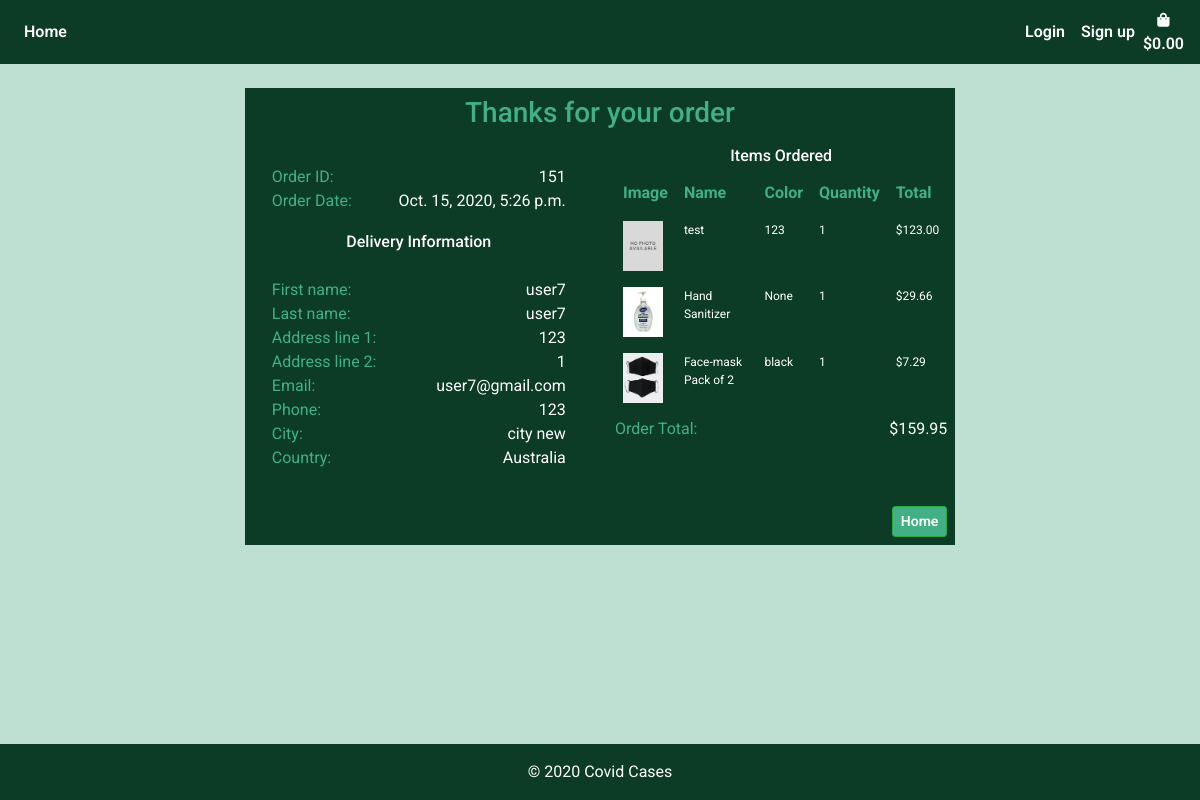
Screenshot of /bag/order_success/151 with the database file from the repository.
### shopping_bag/models.py (models this page shows)
class Order(models.Model):
    customer_profile = models.ForeignKey(Customer, on_delete=models.SET_NULL, null=True, blank=True)
    stripe_pid = models.CharField(max_length=settings.CONST_PROFILE_ATTR, null=False, blank=False, default='')
    ordered_date = models.DateTimeField(auto_now_add=True)
    order_total = models.DecimalField(max_digits=6, decimal_places=2, null=True)
    order_confirmed = models.BooleanField(default=False)
    date_dispatched = models.DateTimeField(null=True)

class OrderItem(models.Model):
    item = models.ForeignKey(Product, on_delete=models.CASCADE)
    order = models.ForeignKey(Order, on_delete=models.CASCADE)
    quantity = models.IntegerField(null=True , editable=True, default=0)
    def line_total(self):
        return self.quantity * self.item.price

### profiles/models.py (models this page shows)
class Customer(models.Model):
    user = models.OneToOneField(User, null=True, on_delete=models.CASCADE, blank=True)
    name = models.CharField(max_length=settings.CONST_PROFILE_ATTR, null=True)
    first_name = models.CharField(max_length=settings.CONST_PROFILE_ATTR, null=True)
    last_name = models.CharField(max_length=settings.CONST_PROFILE_ATTR, null=True)
    phone = models.CharField(max_length=settings.CONST_PROFILE_ATTR, null=True)
    email = models.CharField(max_length=settings.CONST_PROFILE_ATTR, null=True, unique=True)
    city = models.CharField(max_length=settings.CONST_PROFILE_ATTR, null=True)
    address_line_1 = models.CharField(max_length=settings.CONST_PROFILE_ADDRESS, null=True)
    address_line_2 = models.CharField(max_length=settings.CONST_PROFILE_ADDRESS, null=True, default="")
    country = CountryField(null=True)
    date_created = models.DateTimeField(auto_now_add=True, null=True)

### products/models.py (models this page shows, shortened)
class Product(models.Model):
    product_name = models.CharField(max_length=settings.CONST_PROFILE_ATTR)
    color = models.CharField(max_length=settings.CONST_PROFILE_ATTR)
    price = models.DecimalField(max_digits=6, decimal_places=2)
    image = ResizedImageField(size=[400, 500], crop=['middle', 'center'],quality=100, upload_to='', default='noimage.jpeg')
    image_2 = ResizedImageField(size=[400, 500], crop=['middle', 'center'],quality=100, upload_to='', default='noimage.jpeg', null=True)
    number_in_stock = models.IntegerField(null=True , editable=True, default=0)
    is_active = models.BooleanField(default=True, null=True)
    created_by = models.CharField(max_length=settings.CONST_PROFILE_ATTR, null=True)
    created_date = models.TimeField(auto_now_add=True, null=True)
    supplier = models.ForeignKey(Supplier, on_delete=models.CASCADE, null=True)
    is_deleted = models.BooleanField(default=False, null=True)

### shopping_bag/views.py (the view)
# urls.py: path("order_success/<int:order_id>", views.order_success, name="order_success"),
def order_success(request, order_id):
    order = Order.objects.get(id=order_id)
    order_items = OrderItem.objects.filter(order=order)
    context = {
        "order": order,
        "order_items": order_items
    }
    return render(request, "shopping_bag/order_success.html", context)

### shopping_bag/templates/shopping_bag/order_success.html (shortened to what this page needs)
{% extends 'base.html'%}
{% load static %}
{% load tz %}
{% get_current_timezone as TIME_ZONE %}
{% block content %}
    <div class="d-flex justify-content-center h-100 ">
        <div class="order-confirmed-page">
            <div class="d-flex justify-content-center">
                <h3 id="order-confirmed-title">Thanks for your order</h3>
            </div>
            <div class="row">
                <div class="col-md-6 delivery-information mt-2">
                    <div class="order-summary">
                        <p class="mb-0"><span class="order-confirmed-label">Order ID: </span><span class="float-right">{{ order.id }}</span></p>
                        {% localtime on %}
                        <p class="mb-0"><span class="order-confirmed-label">Order Date: </span><span class="float-right">{{ order.ordered_date }}</span></p>
                        {% endlocaltime %}
                    </div>
                    <h6 class="text-center" >Delivery Information</h6>
                    <ul class="list-unstyled">
                        <li><span class="order-confirmed-label">First name: </span><span class="float-right">{{ order.customer_profile.first_name }}</span></li>
                        <li><span class="order-confirmed-label">Last name: </span><span class="float-right">{{ order.customer_profile.last_name }}</span></li>
                        <li><span class="order-confirmed-label">Address line 1: </span><span class="float-right">{{ order.customer_profile.address_line_1 }}</span></li>
                        <li><span class="order-confirmed-label">Address line 2: </span><span class="float-right">{{ order.customer_profile.address_line_2 }}</span></li>
                        <li><span class="order-confirmed-label">Email: </span><span class="float-right">{{ order.customer_profile.email }}</span></li>
                        <li><span class="order-confirmed-label">Phone: </span><span class="float-right">{{ order.customer_profile.phone }}</span></li>
                        <li><span class="order-confirmed-label">City: </span><span class="float-right">{{ order.customer_profile.city }}</span></li>
                        <li><span class="order-confirmed-label">Country: </span><span class="float-right">{{ order.customer_profile.country.name }}</span></li>
                    </ul>
                </div>
                <div class="col-md-6 mx-auto ">
                    <h6 class="text-center mt-2">Items Ordered</h6>
                    <table class="table table-borderless order-confirmed-table">
                        <thead>
                            <tr>
                            <th scope="col">Image</th>
                            <th scope="col">Name</th>
                            <th scope="col">Color</th>
                            <th scope="col">Quantity</th>
                            <th scope="col">Total</th>
                            </tr>
                        </thead>
                        <tbody>
                        {% for item in order_items %}
                            <tr>
                            <td><img class="img-fluid" style="max-width: 2.5rem;" src="{{ MEDIA_URL }}{{ item.item.image }}"/></td>
                            <td>{{ item.item.product_name }}</td>
                            <td>{{ item.item.color }}</td>
                            <td>{{ item.quantity }}</td>
                            <td>${{ item.line_total }}</td>
                            </tr>
                        {% endfor %}
                        </tbody>
                    </table>
                    <p><span class="order-confirmed-label">Order Total: </span><span class="float-right">${{ order.order_total }}</span></p>
                </div>
            </div>
            <a class="btn btn-success btn-sm float-right" href="{% url 'products' %}">Home</a>
        </div>
    </div>
{% endblock %}

### static/css/base.css (style rules this page uses)
body { background-color: #bee0d3; color: #0C3C26; font-family: 'Roboto', sans-serif; margin: 0; padding: 0; padding-bottom: 3.75rem; margin: 0 0 2.5rem; }
html { position: relative; min-height: 100%; }
a { color: #fff; }
.btn { font-weight: 600; }
a { color: #fff; font-weight: 600; }
.btn-success { background: #41b085 !important; color: #fff !important; font-weight: 600; }
.order-confirmed-page { background-color: #0C3C26; padding: .5rem; width: auto; margin: auto; color: #fff; margin-top: 2%; }
#order-confirmed-title { color: #41b085; }
.order-confirmed-page p { font-size: 1rem; }
.order-confirmed-table { color: #fff; width: auto; margin: auto; margin-bottom: .4rem; margin-top: .4rem; }
.order-confirmed-table th { color: #41b085; font-size: 1rem; padding: .5rem }
.order-confirmed-table td { font-size: 0.75rem; padding: .5rem }
.delivery-information ul { padding: 1.2rem; }
.order-confirmed-label { color: #41b085; }
.order-summary { padding: 1.2rem; }

### rows the page displays
Order: id "151", ordered_date "Oct. 15, 2020, 5:26 p.m.", customer_profile.first_name "user7", customer_profile.last_name "user7", customer_profile.address_line_1 "123", customer_profile.address_line_2 "1", customer_profile.email "user7@gmail.com", customer_profile.phone "123", customer_profile.city "city new", customer_profile.country.name "Australia", order_total "159.95"
OrderItem: item.image (placeholder picture), item.product_name "test", item.color "123", quantity "1", line_total "123.00"
OrderItem: item.image (picture), item.product_name "Hand Sanitizer", item.color "None", quantity "1", line_total "29.66"
OrderItem: item.image (picture), item.product_name "Face-mask Pack of 2", item.color "black", quantity "1", line_total "7.29"
